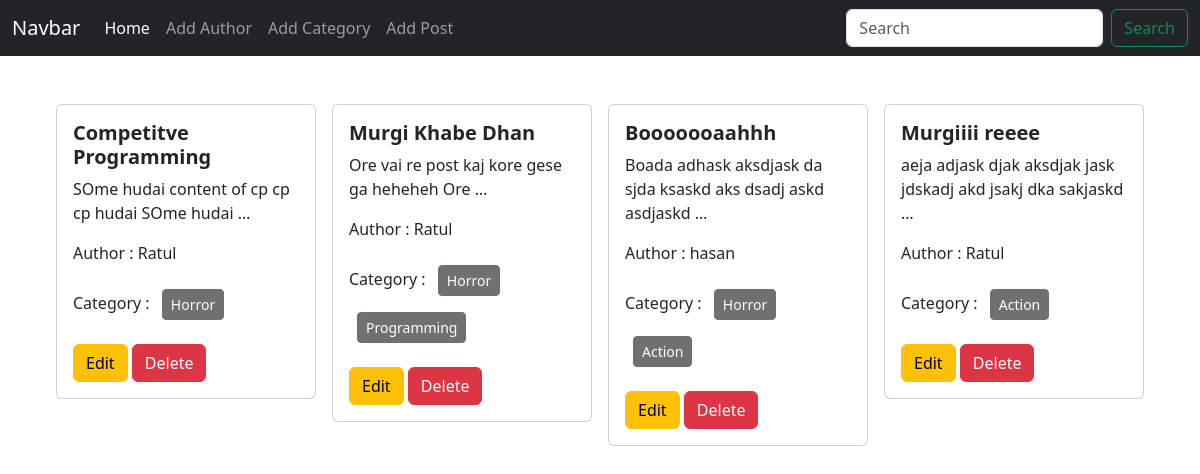
The page / on the database its author committed.
### posts/models.py (models this page shows, shortened)
class Post(models.Model):
    title = models.CharField(max_length = 50)
    content = models.TextField()
    category = models.ManyToManyField(Category)
    author = models.ForeignKey(Author, on_delete = models.CASCADE)

### author/models.py (models this page shows, shortened)
class Author(models.Model):
    name = models.CharField(max_length = 100)
    bio = models.TextField()
    phone_no = models.CharField(max_length = 50)

### categories/models.py (models this page shows, shortened)
class Category(models.Model):
    name = models.CharField(max_length = 100)

### blog_project/views.py (the view)
# urls.py: path('',views.home, name = "homepage")
def home(request):
    data = Post.objects.all()
    return render(request, 'home.html', {'data' : data})

### templates/home.html
{% extends 'base.html' %} {% block content %}
<div class="d-flex flex-wrap justify-content-center px-5 pt-5">
  {% for post in data %}
  <div class="col-sm-3">
    <div class="card mx-2">
      <div class="card-body">
        <h5 class="card-title fw-bold">{{post.title}}</h5>
        <p class="card-text">
          {{post.content | truncatewords:10}}
        </p>
        <p> Author : {{post.author.name}}</p>
        <p>Category :
            {% for cat in post.category.all %}
            <button class = "btn btn-dark btn-sm m-2" disabled>{{cat.name}}</button>
            {% endfor %}
        </p>
        <a href="{% url 'edit_post' post.id %}" class="btn btn-warning">Edit</a>
        <a href="{% url 'delete_post' post.id %}" class="btn btn-danger">Delete</a>
      </div>
    </div>
  </div>
  {% endfor %}
</div>
{% endblock%}

### templates/base.html (shortened to what this page needs)
<!DOCTYPE html>
<html lang="en">
  <head>
    <link
      href="https://cdn.jsdelivr.net/npm/bootstrap@5.3.2/dist/css/bootstrap.min.css"
      rel="stylesheet"
    />
  </head>
  <body>
    <nav class="navbar navbar-expand-lg navbar-dark bg-dark">
      <div class="container-fluid">
        <a class="navbar-brand" href="{% url 'homepage' %}">Navbar</a>
        <div class="collapse navbar-collapse" id="navbarSupportedContent">
          <ul class="navbar-nav me-auto mb-2 mb-lg-0">
            <li class="nav-item">
              <a class="nav-link active" aria-current="page" href="{% url 'homepage' %}">Home</a>
            </li>
            <li class="nav-item">
              <a class="nav-link" href="{% url 'add_author' %}">Add Author</a>
            </li>
            <li class="nav-item">
              <a class="nav-link" href="{% url 'add_category' %}"
                >Add Category</a
              >
            </li>
            <li class="nav-item">
              <a class="nav-link" href="{% url 'add_post' %}">Add Post</a>
            </li>
          </ul>
          <form class="d-flex" role="search">
            <input
              class="form-control me-2"
              type="search"
              placeholder="Search"
              aria-label="Search"
            />
            <button class="btn btn-outline-success" type="submit">
              Search
            </button>
          </form>
        </div>
      </div>
    </nav>
    {% block content %} {% endblock %}
  </body>
</html>

### rows shown on the page
Post: title "Competitve Programming", content "SOme hudai content of cp cp cp hudai SOme hudai …", author.name "Ratul"
Category: name "Horror"
Post: title "Murgi Khabe Dhan", content "Ore vai re post kaj kore gese ga heheheh Ore …", author.name "Ratul"
Category: name "Programming"
Post: title "Booooooaahhh", content "Boada adhask aksdjask da sjda ksaskd aks dsadj askd asdjaskd …", author.name "hasan"
Category: name "Action"
Post: title "Murgiiii reeee", content "aeja adjask djak aksdjak jask jdskadj akd jsakj dka sakjaskd …", author.name "Ratul"
